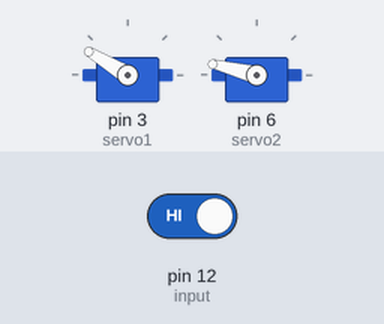
A sketch run on a simulated Arduino Uno, built with avr-gcc and run on an emulated ATmega328P. Parts: 2 × servo. Inputs (shaded band) come from the test bench; at power-on: pin 12 (input) HIGH.

Above: at 3.47 s.
At 11.6 s:
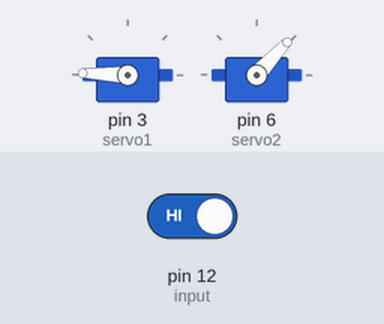
11.7 s: pin 12 (input) driven HIGH
At 14.3 s:
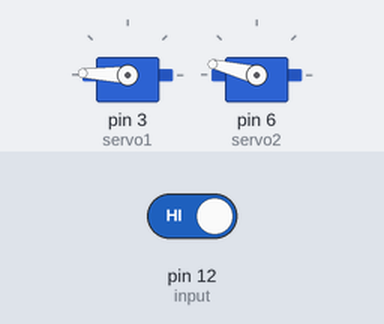
Timing chart, 0 to 21.2 s (numbered marks = the images above; inputs shaded):
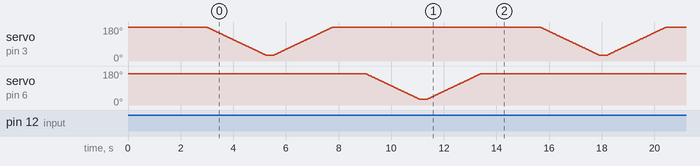

The sketch:

arduino_uno_code.ino
```cpp
// For Servo Motor
     #include <Servo.h>
//   Objects
     Servo servo1;
     Servo servo2;
//   Servo Positions
     int pos1 = 0;
     int pos2 = 0;

// For input from MKR WiFi 1010
     const int input = 12;
     int value = 0;

//  For timers
    long int time1, time2;
    int timer = 1000;

void setup()
{

// Setting up servo connection
   servo1.attach (3);
   ServoControl (0);
}


void loop()
{
  // Continuously check for input from arduino
  do
  {
    value = digitalRead(input);
  } while (value == 0);
  time1 = millis();
  while (value == 1)
  {
    value = digitalRead(input);
    time2 = millis();
    if( (time2-time1) > timer)
    {
      flip();
      break;
    }
  }
}

// To flip the items
void flip()
{
  ServoControl(1);
  delay(1000);
  ServoControl(2);
  delay(1000);
}

// To make the servo to go from one angle to another
void ServoControl (int x)
{
  if (x == 1)
  {
    pos2 = 166;
    for (pos1 = 178; pos1 >= 30; pos1 -= 1)
    {
      servo1.write (pos1);
      servo2.write (pos2);
      delay (15);
    }
    delay(250);
    for (pos1 = 30; pos1 <= 178; pos1 += 1)
    {
      servo1.write (pos1);
      servo2.write (pos2);
      delay (15);
    }
    delay(250);
  }
  else if (x == 2)
  {
    servo2.attach(6);
    pos1 = 178;
    for (pos2 = 166; pos2 >= 30; pos2 -= 1)
    {
      servo2.write (pos2);
      servo1.write (pos1);
      delay (15);
    }
    delay(250);
    for(pos2 = 30; pos2 <= 166; pos2 += 1)
    {
      servo2.write (pos2);
      servo1.write (pos1);
      delay (15);
    }
    delay(250);
    servo2.detach();
  }
  else
  {
    servo1.write (178);
    delay (1000);
    servo2.attach(6);
    servo2.write (166);
    delay (1000);
    servo2.detach();
  }
}
```
